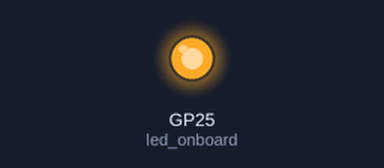
This program was run on a simulated Raspberry Pi Pico running MicroPython. Parts: output pins drawn as LEDs (lit = HIGH).

Above: at 2.5 s.
At 7.5 s:
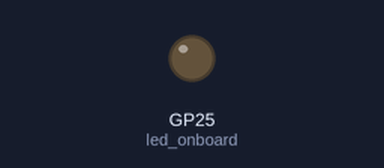
Timing chart, 0 to 13.0 s (numbered marks = the images above):
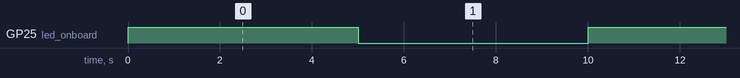

The program:

HelloWorld.py
```python
# https://dancingwithtools.com/2021/02/getting-started-with-raspberry-pi-pico/
# import machine, imports the Pico's functions and definitions
import machine
# imports time based functions
import utime
# Lets define the onboard LED, machine.On(Pin number, Output / input)
led_onboard = machine.Pin(25, machine.Pin.OUT)
while True:
    # Switches the LED on
    led_onboard.value(1)
    # wait for 5 Seconds
    utime.sleep(5)
    # Switches the LED off
    led_onboard.value(0)
    # wait for 5 Seconds
    utime.sleep(5)
# Repeat from top
```

Measured:
- by itself, GP25 (led_onboard): alternates HIGH for 5.0 s and LOW for 5.0 s
